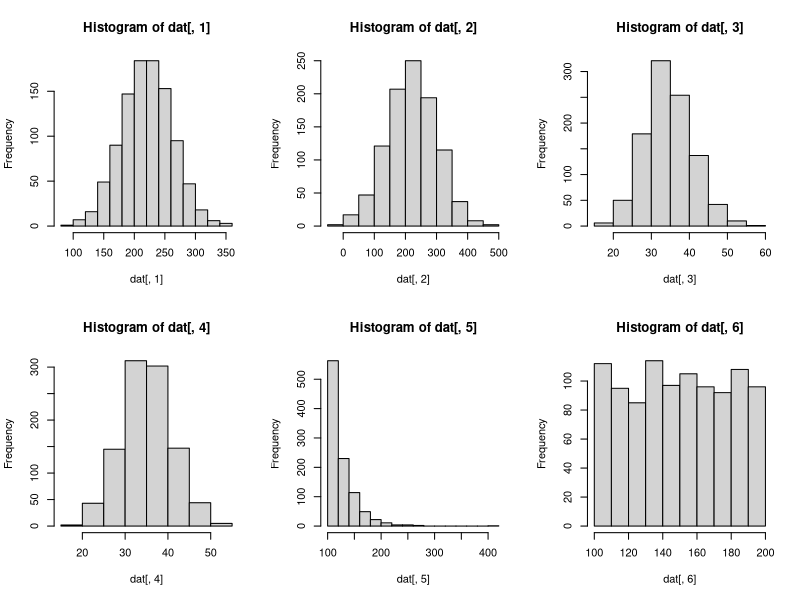
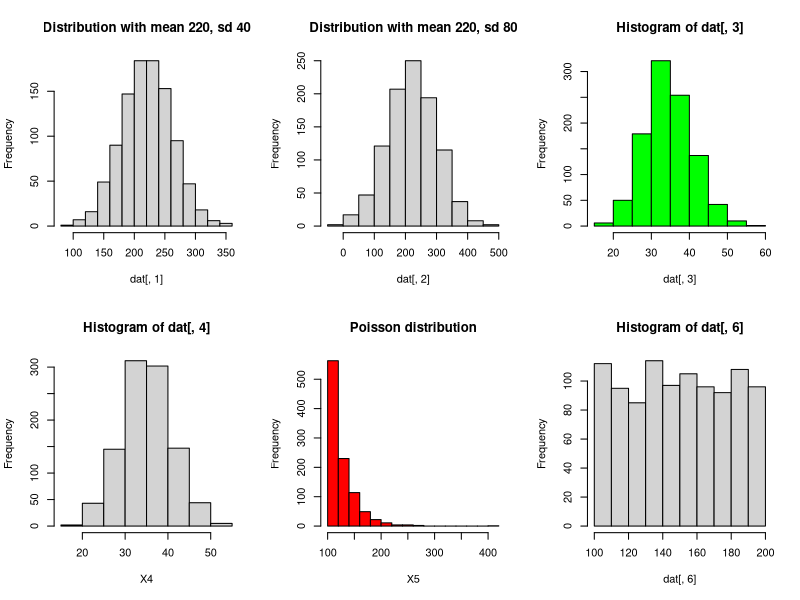
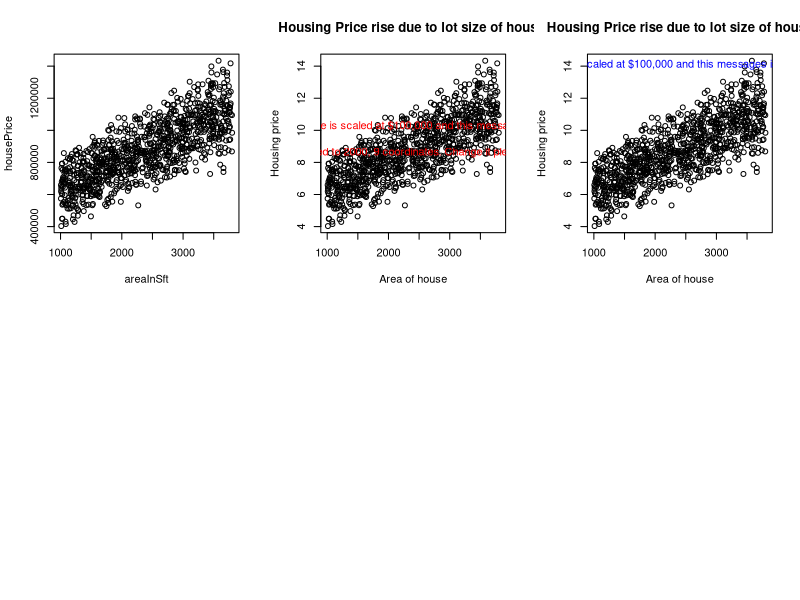
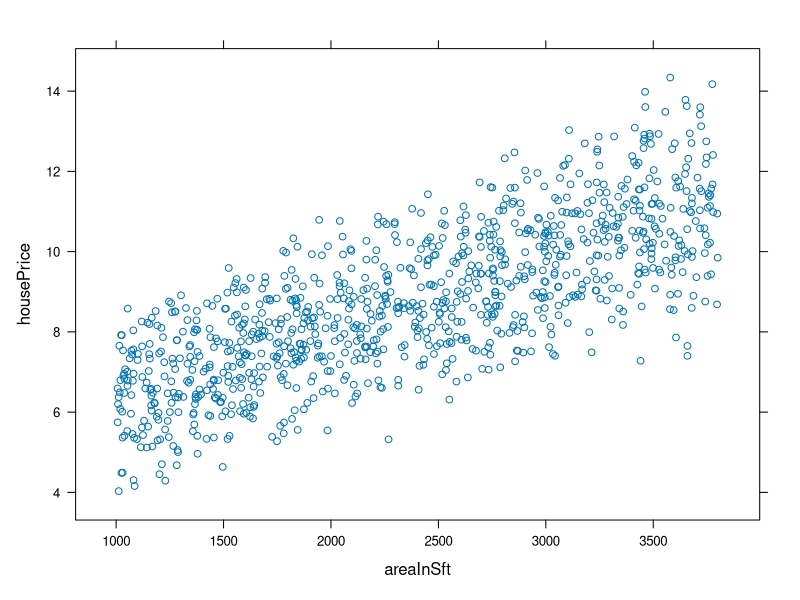
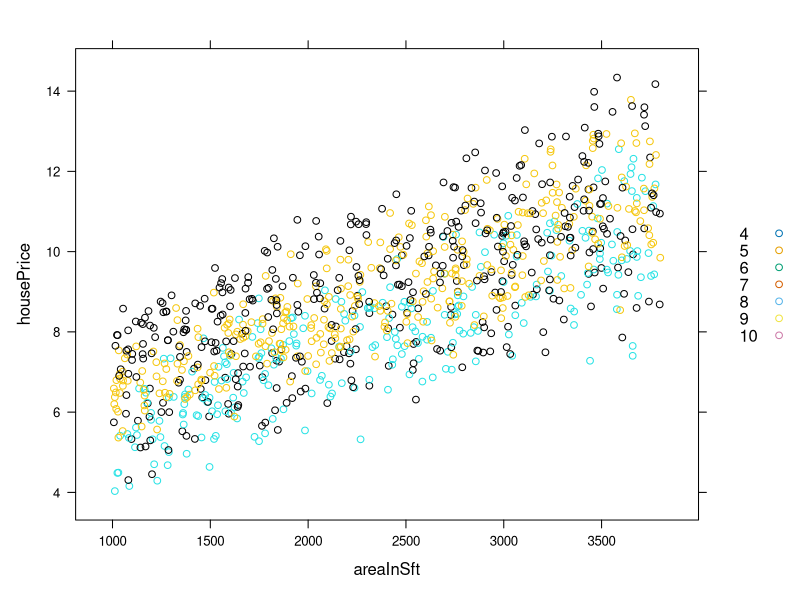
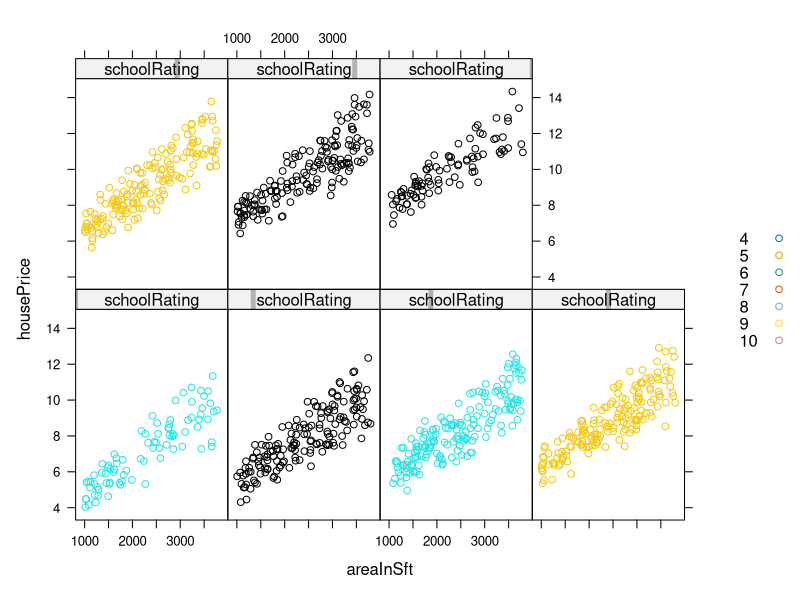
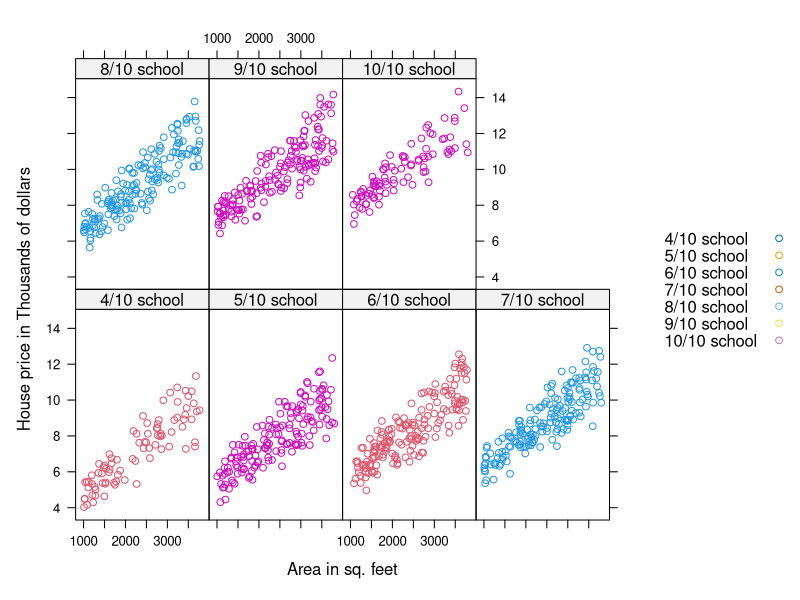
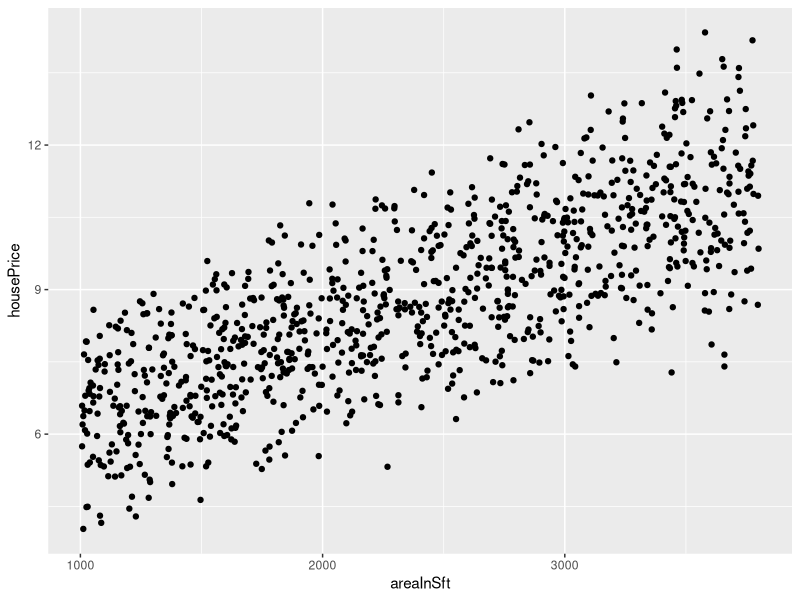

The R source for these figures, in order:
## ---- chunk 1
knitr::opts_chunk$set(echo = TRUE)
## ---- chunk 2
# Generate "n" random numbers using various types of probability distributions 
# Provide the n, mean, and standard deviations, or any other required values depending on the type of distribution 

n<-1000
x1<-rnorm(n, 220,40)
x2<-rnorm(n, 220,80)
x3<-rpois(n, 35)
x4<-rnorm(n, 35,sqrt(35))
x5<-100+rexp(n, 1/25)
x6<-runif(n, 100,200)
x7<-rpois(n, 5)
x8<-round(runif(n, 10,20))

# Save the simulated data into a dataframe 
dat<-data.frame(x1,x2,x3,x4,x5,x6,x7, x8)

## ---- chunk 3
head(dat)
## ---- chunk 4
# Plot the histograms of various distributions into 2 rows and 3 columsn 
# Basic R plotting system supports this approach 
par(mfrow=c(2,3))
#par(mfcol=c(2,3))
hist(dat[, 1])
hist(dat[, 2])
hist(dat[, 3])
hist(dat[, 4])
hist(dat[, 5])
hist(dat[, 6])
## ---- chunk 5
# Basic R plotting system supports this approach 
par(mfrow=c(2,3))
#par(mfcol=c(2,3))
# Change color; xlab 
hist(dat[, 1], main = "Distribution with mean 220, sd 40") 
# Change color; xlab
hist(dat[, 2], main = "Distribution with mean 220, sd 80")
# Set title; xlab
hist(dat[, 3], col = "green") # Set title 
# Set title; Set title 
hist(dat[, 4], xlab = "X4") # 
# Decrease the breaks to 4 
hist(dat[, 5], main = "Poisson distribution",
     col = "red",
     xlab = "X5"
     #, Add breaks here 
     )
#
hist(dat[, 6])
## ---- chunk 6
dataSamples <- 1000
housePrice <- 100000
schoolRating <- round(runif(dataSamples, 4, 10))
areaInSft <- round(runif(dataSamples, 1000, 3800))
crimeRate <- runif(dataSamples, 1, 100)
businesses <- round(runif(dataSamples, 10, 20))
housePrice <- housePrice + 50000 * schoolRating -
    1500 * crimeRate + 
    5000 * businesses +
    #areaInSft[i in runif(1, 130,230) * areaInSft 
    sapply(areaInSft, FUN = function(x) { x * runif(1, 130,230)})
## ---- chunk 7
plot(areaInSft, housePrice)
## ---- chunk 8
# Scale the y-axis of housing price so that exponential scaling is not used as see above 
housePrice <- housePrice/100000
# Display sample housing prices to make sure the points are as expected 
housePrice[1:3]

# The position of the text is looking ugly can you please adjust it? 
plot(areaInSft, housePrice, main = "Housing Price rise due to lot size of house ",
     xlab = "Area of house",
     ylab = "Housing price")
text(2000, 9.5, "The housing price is scaled at $100,000 and this messages is\n 
           defaulted to 2000, 9 coordinates. Change it please",
          cex = 1, 
          col = "red")

## ---- chunk 9
# Also, observe that the housing price scale operation "housePrice <- housePrice/100000" is removed. 
# You can control this operation using a conditional operation logic. 
# Please try it out! 

# Display sample housing prices to make sure the points are as expected 
housePrice[1:3]

# The position of the text is looking ugly can you please adjust it? 
plot(areaInSft, housePrice, main = "Housing Price rise due to lot size of house",
     xlab = "Area of house",
     ylab = "Housing price")
text(mean(areaInSft), max(housePrice)-0.25, " The housing price is scaled at $100,000 and this messages is adjusted dynamically",
          cex = 1, 
          col = "blue")


## ---- chunk 10
# Include a R Code to display the relationship of all the X variables on the housing price
# Hint: Use mfrow or mfcol function to create panel of plots 

## ---- chunk 11
# Lattice Plots 
library(lattice) 
xyplot(housePrice ~ areaInSft)
# Using xyplot, creating panel plots is easy. Just add third factor variable such as school rating 
# As shown in the next plot 
## ---- chunk 12
# Lattice Plots 
library(lattice) 
#xyplot(housePrice ~ areaInSft )
xyplot(housePrice ~ areaInSft, groups = schoolRating
       # Add one option at a time by uncomment the below lines and see how the 
       # additional annotations are added to the plot
       , auto.key=TRUE, col = schoolRating, columns = 7
       )
## ---- chunk 13
# Lattice Plots 
xyplot(housePrice ~ areaInSft | schoolRating, groups = schoolRating
       # Add one option at a time by uncomment the below lines and see how the 
       # additional annotations are added to the plot
       , auto.key=TRUE, col = schoolRating, columns = 7
       )
## ---- chunk 14
# Lattice Plots 
# (Observe how the size of the plot can be modified using the fig.dim for the markdown)
library(lattice) 
schoolRating <- factor(schoolRating, labels = c("4/10 school","5/10 school","6/10 school",
                                                "7/10 school","8/10 school","9/10 school",
                                                "10/10 school"))
xyplot(housePrice ~ areaInSft | schoolRating, groups = schoolRating
       # Add one option at a time by uncomment the below lines and see how the 
       # additional annotations are added to the plot
       , auto.key=TRUE
       , col = schoolRating
       , columns = 7
       , xlab = "Area in sq. feet"
       , ylab = "House price in Thousands of dollars"
       , layout = c(4, 2)
       )
## ---- chunk 15
#' ------------------------------------------------------------------- '#
#'  Grammar of Graphics can be clearly seen with qplot and ggplot 
#'  To run ggplot functions, you need to install tidyverse library. ggplot2
#'  comes with tidyverse. You can load it using: library(ggplot2)
#'  We will start with a simple scatter plot displaying the same X & Y 
#'  Columns ( areaInSft and housePrice)
#'  While working on this data, there is a placeholder to work simultaneously 
#'  on Diamonds dataset 
#' ------------------------------------------------------------------- '#
library(ggplot2)
qplot(areaInSft, housePrice) # Observe that the graph is generated using vectors.
# If data frame related columns are to be used, then data = should be used. 
# Implement the same type of graph using diamonds dataset between price & carat

## ---- chunk 16
#' ------------------------------------------------------------------- '#
#'  Same plot that qplot has generated is implemented using ggplot2  
#'  For practice, implement  using price & carat columns of diamonds 
#' ------------------------------------------------------------------- '#
library(ggplot2)
ggplot() + # If using diamonds, pass the data frame here. 
  geom_point(mapping = aes(x = areaInSft, y = housePrice))

## ---- chunk 17
# Draw a average smoothing line across points 
qplot(areaInSft, housePrice, geom = c("point", "smooth")) 
## ---- chunk 18
# ggplot expects a data frame as input. Here, both areaInSft, housePrice are two double vectors. 
# Hence, having no data frame as input is represented with an empty argument in ggplot function before ,
ggplot(,aes(areaInSft, housePrice)) + 
    geom_point() +
    geom_smooth()
## ---- chunk 19
print("Please draw a scatter plot between displ & hwy variables of mpg dataset with a smoothing line ")
## ---- chunk 20
# Facets create multiple plots between same set of variables on a certain category
# e.g., if there are 5 types of diamond cuts that are possible, the diamonds dataset can be divided into 
# five groups. Five different scatter plots can be created using facets between these groups. 
# Facets make the plot function more efficient, visually colorful, and elegant with multiple options to customize
areaInThousandsSft <- areaInSft/1000
qplot(areaInThousandsSft, housePrice, 
      facets = .~schoolRating, 
      color = schoolRating,
      geom = c("point", "smooth")
      )
## ---- chunk 21
# Same implementation with ggplot 
areaInThousandsSft <- areaInSft/1000
housingDF <- data.frame(schoolRating = schoolRating, 
                           areaInSft = areaInSft, 
                           crimeRate = crimeRate, 
                           businesses = businesses, 
                           areaInThousandsSft = areaInThousandsSft, 
                           housePrice = housePrice)
ggplot(housingDF, aes(areaInThousandsSft, housePrice)) + 
    geom_point(aes(color = schoolRating)) +
    facet_grid(.~schoolRating) + 
    geom_smooth()
## ---- chunk 22
# Same implementation with ggplot in more elegant fashion by giving each of the type of 
# school raing a separate color. Observe the "aesthetics" enforced onto geom_point 
# geom_point uses the aes function to provide aesthetics to the points. 
areaInThousandsSft <- areaInSft/1000
housingDF <- data.frame(schoolRating = schoolRating, 
                           areaInSft = areaInSft, 
                           crimeRate = crimeRate, 
                           businesses = businesses, 
                           areaInThousandsSft = areaInThousandsSft, 
                           housePrice = housePrice)
ggplot(housingDF, aes(areaInThousandsSft, housePrice)) + 
    geom_point(color = schoolRating) +
    facet_grid(.~schoolRating) + 
    geom_smooth()
## ---- chunk 23
# Complete graph implementation with axis labels and title  
areaInThousandsSft <- areaInSft/1000
housingDF <- data.frame(schoolRating = schoolRating, 
                           areaInSft = areaInSft, 
                           crimeRate = crimeRate, 
                           businesses = businesses, 
                           areaInThousandsSft = areaInThousandsSft, 
                           housePrice = housePrice)
ggplot(housingDF, aes(areaInThousandsSft, housePrice)) + 
    geom_point(color = schoolRating) +
    facet_grid(.~schoolRating) + 
    geom_smooth() +
    #labs(x = "Area of house in thousands of Sq. ft ",
    #     y = "House price in $100,000 ",
    #     title = " Exploratory Data Analysis of Housing prices ") +
    #theme(plot.title = element_text(hjust = 0.5)) +
    
    #'  -----------------------------------------------  '#
    #'   Either of the options work to update the axes   '#
    #'  -----------------------------------------------  '#
    xlab("Area of house in thousands of Sq. ft ") +
    ylab("House price in $100,000 ") +
    ggtitle(" Exploratory Data Analysis of Housing prices " ) +
    theme(plot.title = element_text(hjust = 0.5))
